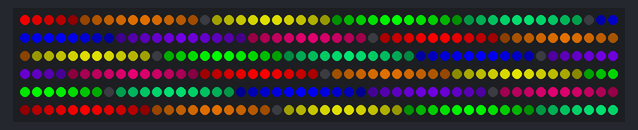
Simulated run of this sketch. Board: Arduino Uno, built with avr-gcc and run on an emulated ATmega328P. Parts: 300 RGB LEDs in strip order, left to right, continuing on the next row.

Above: at 3.12 s.
At 4.62 s:
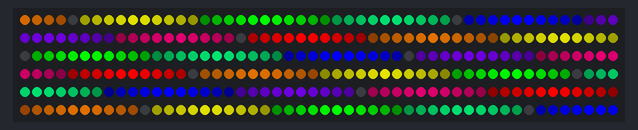
At 6.12 s:
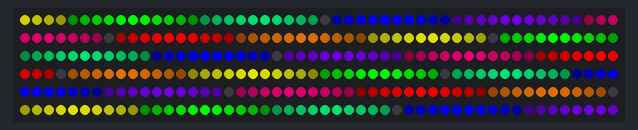
At 9.25 s:
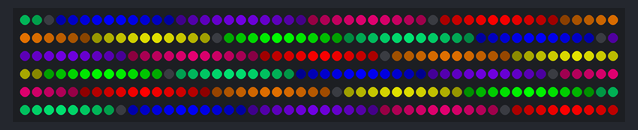
At 12.25 s:
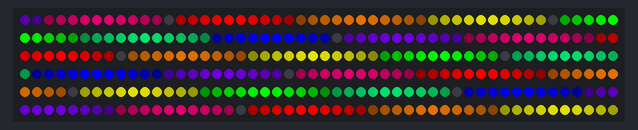
At 15.38 s:
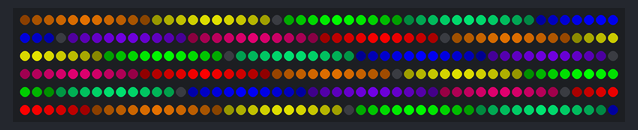

The sketch:

APA102_manual_test.ino
```cpp
#include <FastLED.h>
#include <SPI.h>

#define DATA_PIN   11 // SPI MOSI pin
#define CLOCK_PIN  13 //13 //SPI  SCK
#define COLOR_ORDER BGR // BGR //GBR
#define CHIPSET     APA102
#define NUM_LEDS    300

#define BRIGHTNESS  255
#define FRAMES_PER_SECOND 60

CRGB leds[NUM_LEDS];

CRGBPalette16 currentPalette;
TBlendType    currentBlending;

void setup() {
  delay(3000); // sanity delay
  FastLED.addLeds<CHIPSET, DATA_PIN, CLOCK_PIN, COLOR_ORDER, DATA_RATE_MHZ(8)>(leds, NUM_LEDS).setCorrection( TypicalLEDStrip );
  FastLED.setBrightness( BRIGHTNESS );

  //currentBlending = BLEND;

}

void loop() {

  static int startix =0;
  startix++;

  //fill_solid(leds, NUM_LEDS, CRGB::Blue);
  //red_whitebar();
  rainbowBlend(startix);

  FastLED.show();
  FastLED.delay(1000 / FRAMES_PER_SECOND);
}


void rainbowBlend(int colorix) {
  //currentBlending = BLEND;
  int brightness = 255;
  for(int i=0; i<NUM_LEDS; i++) {
    leds[i] = ColorFromPalette(RainbowStripeColors_p, colorix, brightness);
    colorix += 3;
  }

}


int curbarix=0;

void red_whitebar() {
  fill_solid(leds, NUM_LEDS, CRGB::Red);
  for(int i=0; i<NUM_LEDS; i++) {
    if (i>=curbarix && i < curbarix+3) {
      leds[i] = CRGB::White;
    }
  }
  curbarix++;
  if (curbarix > NUM_LEDS)
    curbarix =0;
}
```

Measured:
- by itself, everything shown: repeats every 11.6 s, in 256 steps
